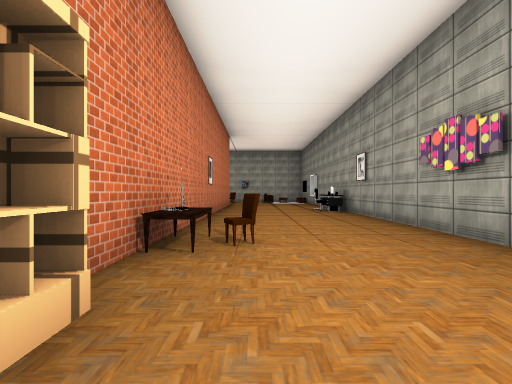
View 1 (above)

17 first-person views from a walk through a scene from a Unity 3-D project. The camera is 1.5 m above the floor, looks level and sees 90° across. Doors are open. The floor is counted in squares, 2 m on a side. Each view is taken from the middle of a square. On the plan, view 1 faces up. The plan holds only what a view shows up to about 9 squares ahead; the rest is blank. The player character is not drawn. Some surface patterns are stand-ins.

View 2
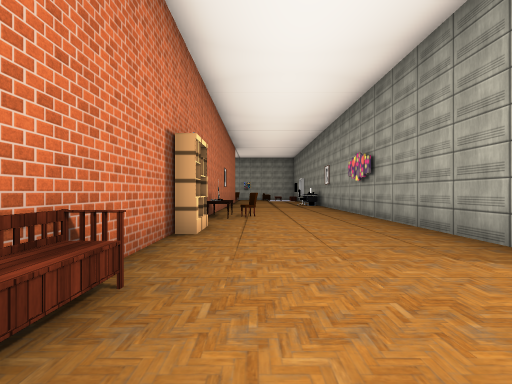

View 3
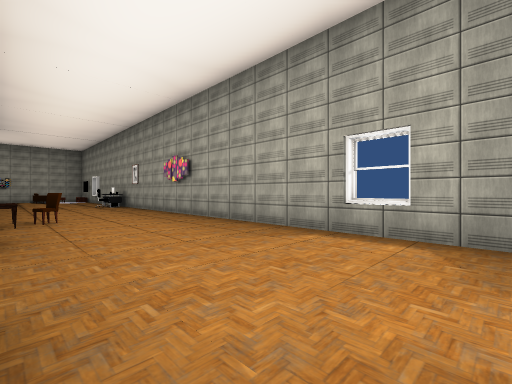

View 4
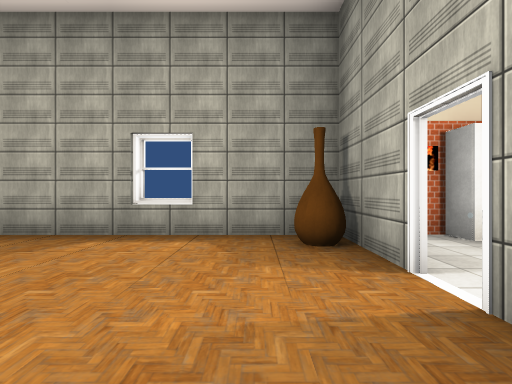

View 5
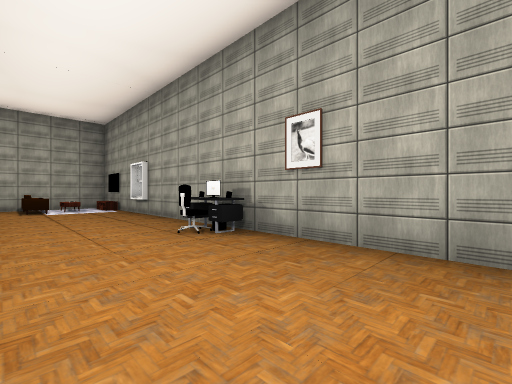

View 6
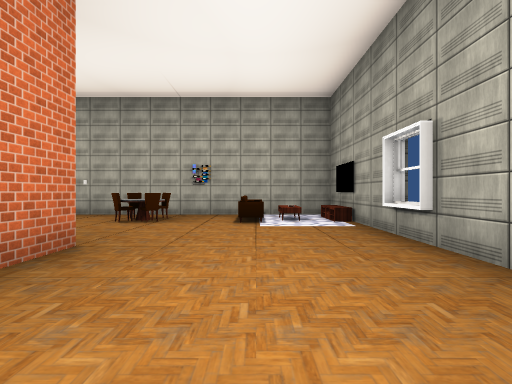

View 7
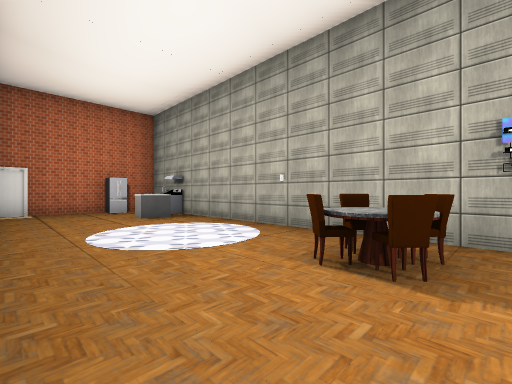

View 8
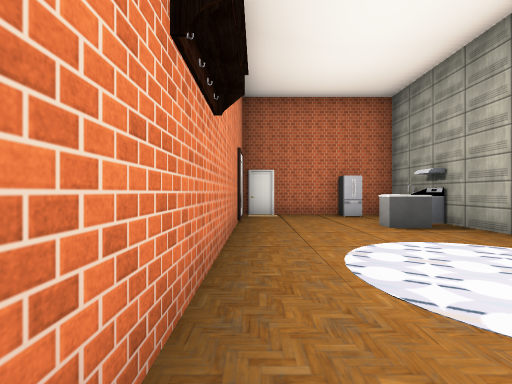

View 9
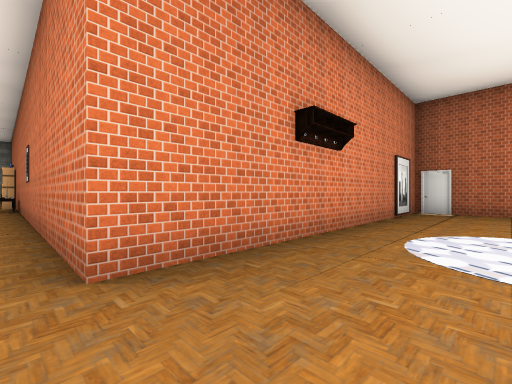

View 10
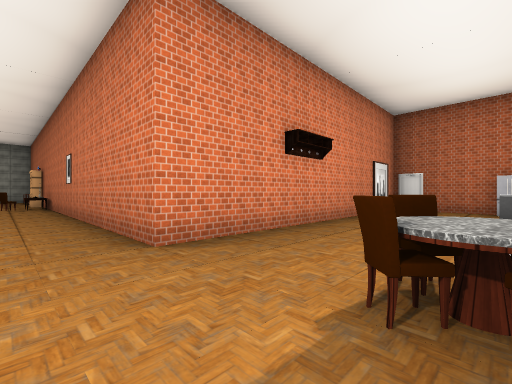

View 11
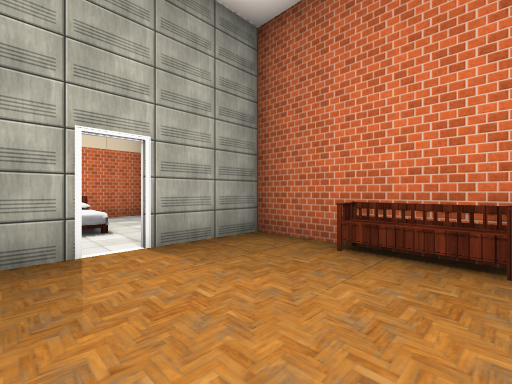

View 12
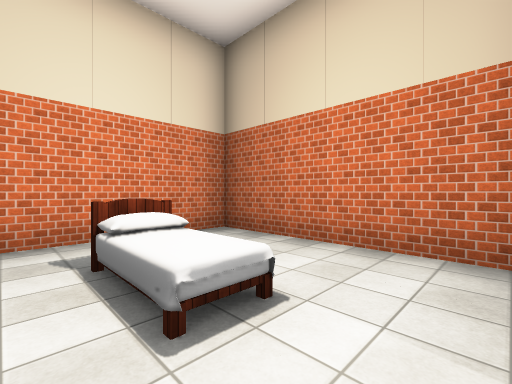

View 13
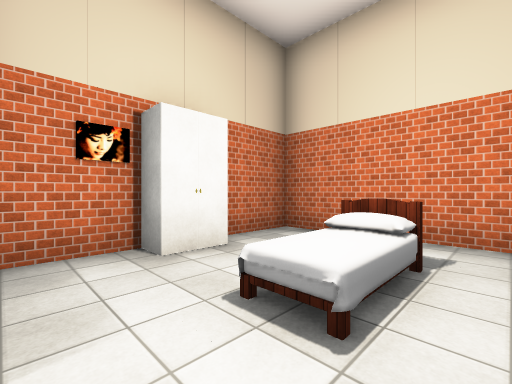

View 14
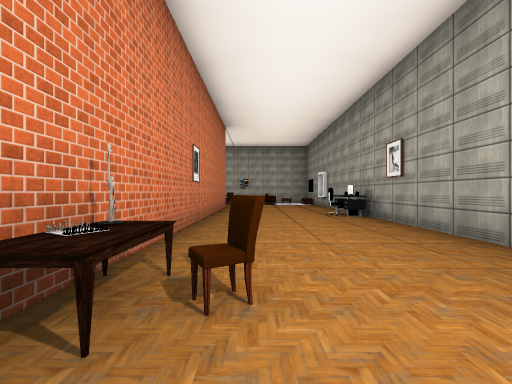

View 15
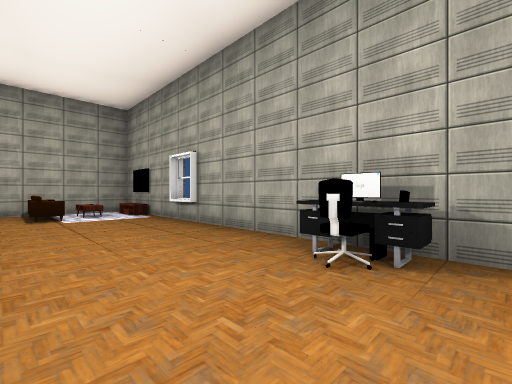

View 16
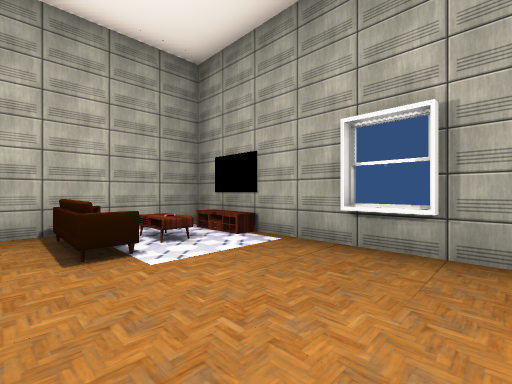

View 17
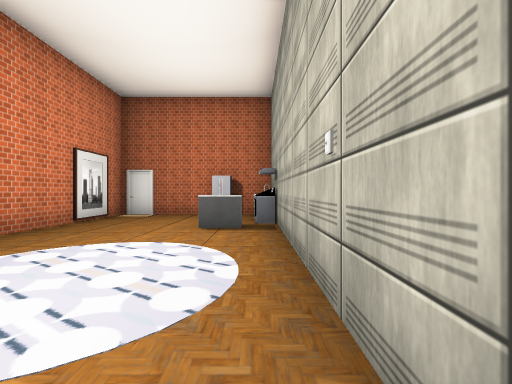

### Floor plan
Points are (right, up) in squares from view 1. A wall is a line through its corners. A room is listed if a view was taken in it or the views show most of it. See-through windows are left out.
Room 1 (views 1, 2, 3, 4, 5, 6, 7, 8, 9, 10, 11, 14, 15, 16, 17)
walls: (3.3, 14.5) (3.3, 15.7); (3.9, 15.6) (3.2, 15.6); (-1.5, 0.7) (-1.5, -5); (-8.3, 18.6) (-8.3, 17.8) (-8.9, 17.8); (3.7, -2.9) (3.7, -1.8) (3.4, -1.8); (3.5, -4.4) (3.5, 19.5) (-11.5, 19.5) (-11.5, 14.6) (-1.5, 14.6) (-1.5, 2.2); (-1.5, -5.4) (0.7, -5.4); (1.2, -5.4) (2.6, -5.4)
ways out: open door at (1, -5.5) to room 2
objects: fridge (-11, 18); stove (-10, 19) to (-9, 19); chair (-2, 17); chair (-2, 18); bench (-1, -3) to (-1, -2); shelf (-1, 1); other object (-1, 3) to (-1, 4); chair (0, 4); sofa (1, 18) to (1, 19); other object (2, 17); rug (2, 18) to (2, 19); other object (3, 10) to (3, 11); other object (3, 18); other object (3, 19)
Room 2 (views 12, 13)
walls: (2.6, -5.4) (3.5, -5.4); (-1.5, -5) (-1.5, -10.4) (3.5, -10.4) (3.5, -4.4)
ways out: open door at (1, -5.5) to room 1
objects: bed (1, -8); closet (3, -8); vase (3, -5)

Where each view was taken, in squares from view 1:
view 1: 0 up, 0 right, facing up
view 2: 4 down, 0 right, facing up
view 3: 4 down, 1 left, facing up-right
view 4: 4 down, 1 left, facing right
view 5: 6 up, 0 right, facing up-right
view 6: 11 up, 1 right, facing up
view 7: 15 up, 1 left, facing up-left
view 8: 15 up, 3 left, facing left
view 9: 17 up, 1 left, facing down-left
view 10: 18 up, 0 right, facing down-left
view 11: 2 down, 2 right, facing down-left
view 12: 6 down, 2 right, facing down-left
view 13: 6 down, 0 right, facing down-right
view 14: 2 up, 0 right, facing up
view 15: 9 up, 0 right, facing up-right
view 16: 14 up, 0 right, facing up-right
view 17: 19 up, 3 left, facing left
